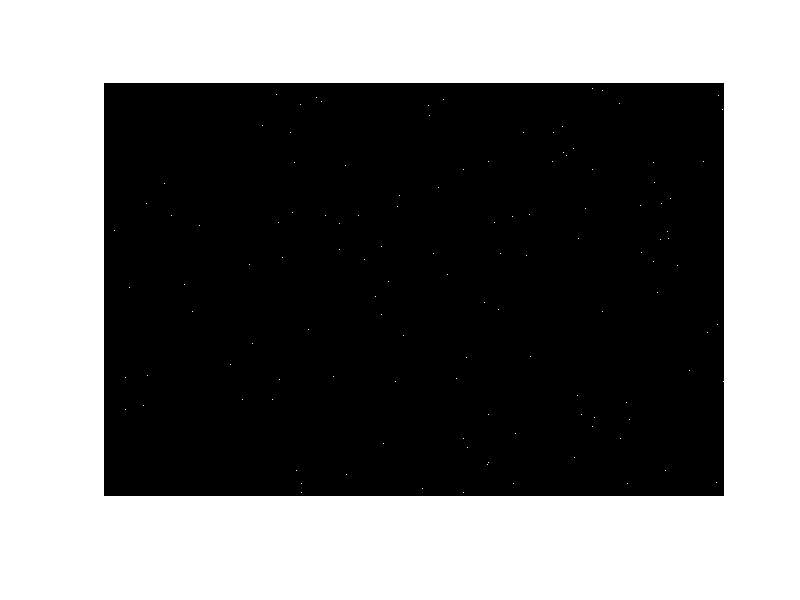

The MATLAB script that drew this image:
%% set parameters
imagse_size = [1280 1920];
noise_density = 0.001;

saving_path = "generatedNoise.bmp";

%% generate image

image = ones([1280 1920])*255;
image = imnoise(image,'salt & pepper',noise_density);

imshow(image);
imwrite(image,saving_path);
%%
for i = 1:1:1280
   for j = 1:1:1920
      if(image(i, j) == 1)
          image(i, j) = 0;
      else
          image(i, j) = 1;
      end
   end
end

%%
figure(2)
imshow(image)
imwrite(image,"generatedNoise_reversed.bmp");